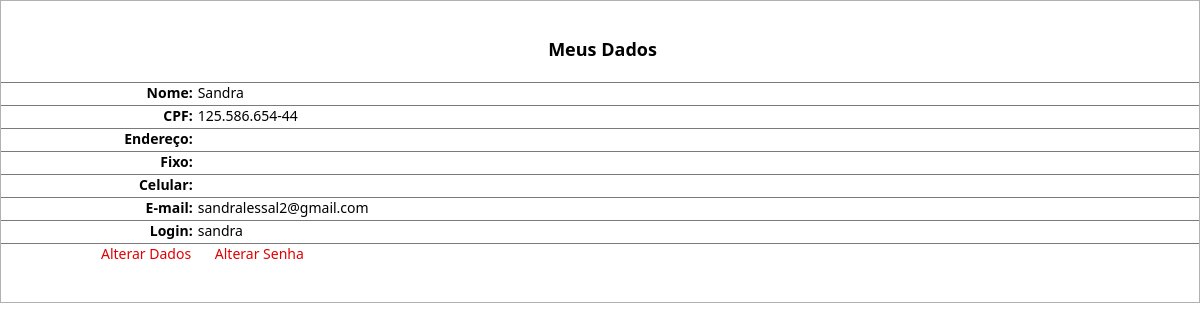
Screenshot of /dados_usuario.php (signed in) with the database file from the repository.
### tables this page shows
CREATE TABLE `usuario` (
  `id_usuario` int(10) unsigned NOT NULL AUTO_INCREMENT,
  `nome_usuario` varchar(200) DEFAULT NULL,
  `cpf_usuario` varchar(14) DEFAULT NULL,
  `end_usuario` varchar(500) DEFAULT NULL,
  `fixo_usuario` varchar(14) DEFAULT NULL,
  `cel_usuario` varchar(15) DEFAULT NULL,
  `email_usuario` varchar(100) DEFAULT NULL,
  `tipo_usuario` varchar(13) NOT NULL,
  `login_usuario` varchar(100) DEFAULT NULL,
  `senha_usuario` varchar(10) DEFAULT NULL,
  PRIMARY KEY (`id_usuario`)
);

### processos/database.php (called while the page is built, shortened)
<?php
function DBRead ($table, $params = null, $fields = '*') {
	$params = ($params) ? " {$params}" : null;
		$query = "SELECT {$fields} FROM {$table}{$params}";
		$result = DBExecute($query);
		if (!mysqli_num_rows($result))
			return false;
		else {
			while ($res = mysqli_fetch_assoc($result)) {
				$data[] = $res;
			}
			return $data;
		}
}
function DBExecute($query){
	$link = DBConnect();
	$result = @mysqli_query($link, $query) or die (mysqli_error($link));
	return $result;
}
?>

### dados_usuario.php (the view, shortened to what this page needs)
<!doctype html>
<html>
<head>
<link href="css/style.css" rel="stylesheet" type="text/css">
<link rel="stylesheet" href="css/menu.css">
</head>
<body>
<?php
require 'processos/database.php';
$id = $_SESSION ["id_user"];
  $dados= DBRead ('usuario', "WHERE id_usuario = '$id'", 'nome_usuario, cpf_usuario, end_usuario, fixo_usuario, cel_usuario, email_usuario, login_usuario');
    foreach ($dados as $dd){
?>
<form action="#" method="post" onsubmit="return valida_form(this)">
<table border="0" cellpadding="0" cellspacing="0" class="table">
  <tbody>
    <tr>
      <td height="42" colspan="2" align="center" valign="top"><span class="titulo">Meus Dados</span></td>
    </tr>
    <tr>
      <td width="16%" align="right" style="border-bottom: 1px solid #7A7A7A; border-top: 1px solid #7A7A7A;"><b>Nome:</b></td>
      <td width="84%" style="border-bottom: 1px solid #7A7A7A; border-top: 1px solid #7A7A7A;"><?php echo $dd['nome_usuario']; ?></td>
    </tr>
    <tr>
      <td align="right" style="border-bottom: 1px solid #7A7A7A;"><b>CPF:</b></td>
      <td style="border-bottom: 1px solid #7A7A7A;"><?php echo $dd['cpf_usuario']; ?></td>
    </tr>
    <tr>
      <td align="right" style="border-bottom: 1px solid #7A7A7A;"><b>Endereço:</b></td>
      <td style="border-bottom: 1px solid #7A7A7A;"><?php echo $dd['end_usuario']; ?></td>
    </tr>
    <tr>
      <td align="right" style="border-bottom: 1px solid #7A7A7A;"><b>Fixo:</b></td>
      <td style="border-bottom: 1px solid #7A7A7A;"><?php echo $dd['fixo_usuario']; ?></td>
    </tr>
    <tr>
      <td align="right" style="border-bottom: 1px solid #7A7A7A;"><b>Celular:</b></td>
      <td style="border-bottom: 1px solid #7A7A7A;"><?php echo $dd['cel_usuario']; ?></td>
    </tr>
    <tr>
      <td align="right" style="border-bottom: 1px solid #7A7A7A;"><b>E-mail:</b></td>
      <td style="border-bottom: 1px solid #7A7A7A;"><?php echo $dd['email_usuario']; ?></td>
    </tr>
    <tr>
      <td align="right" style="border-bottom: 1px solid #7A7A7A;"><b>Login:</b></td>
      <td style="border-bottom: 1px solid #7A7A7A;"><?php echo $dd['login_usuario']; ?></td>
    </tr>
    <tr>
      <td colspan="2" style="padding-left: 100px;" class="senhas"> <a href="alterar_dados_usuario.php?id=<?php echo $id;?>">Alterar Dados</a> <a href="alterar_senha_usuario.php?id=<?php echo $id;?>">Alterar Senha</a></td>
    </tr>
  </tbody>
</table>
</form>
<?php
  }
?>
</body>
</html>

### css/style.css (style rules this page uses)
html { height: 89%; padding: 0; margin: 0; }
body { height: 99%; padding: 0; margin: 0; }
* { padding: 0; margin: 0; font-family: Segoe, "Segoe UI", "DejaVu Sans", "Trebuchet MS", Verdana, sans-serif; }
.table { width: 100%; border: 1px solid #B1B1B1; padding: 3% 0 3% 0; }
.table td { font-size: 14px; padding: 0 0 3px 5px; }
.titulo { font-size: 18px; font-weight: bold; }
.senhas a { text-decoration: none; color: #E00003; margin-right: 20px; }
a { color: #000000; text-decoration: none; font-size: 14px; }

### rows the page displays
usuario: nome_usuario "Sandra", cpf_usuario "125.586.654-44", email_usuario "sandralessal2@gmail.com", login_usuario "sandra"
